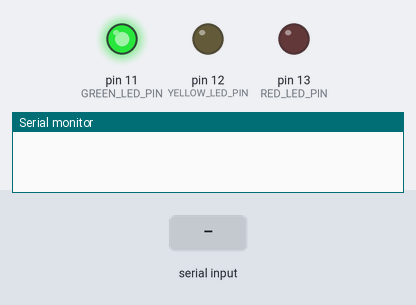
A sketch run on a simulated Arduino Uno, built with avr-gcc and run on an emulated ATmega328P. Shown: output pins drawn as LEDs (lit = HIGH), the last lines printed to the serial monitor. The inputs (shaded band) are chosen by the test bench.

Above: at 1.2 s.
1.3 s: byte 104 (HAND_P) received over Serial
At 2.5 s:
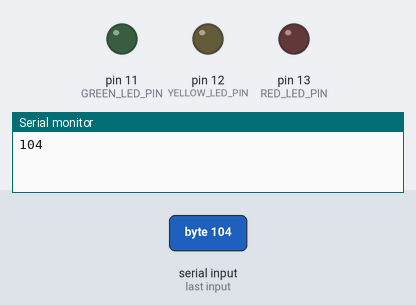
2.8 s: byte 114 (RED_P) received over Serial
At 3.7 s:
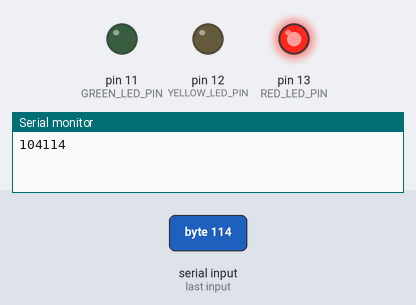
Timing chart, 0 to 5.8 s (numbered marks = the images above; inputs shaded):
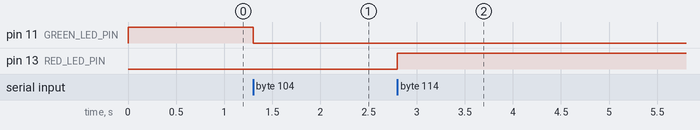

The sketch:

sketch.ino
```cpp
#define RED_LED_PIN 13
#define GREEN_LED_PIN 11
#define YELLOW_LED_PIN 12

#define HAND_P 'h'
#define AUTO_P 'a'
#define GREEN_P 'g'
#define RED_P 'r'


unsigned timing=0;
bool led_status = LOW;

int period[4]={10000,1000,10000,1000};
int color[4]={GREEN_LED_PIN,YELLOW_LED_PIN,RED_LED_PIN,YELLOW_LED_PIN};
int interval = 0;
int i=0;
int mode=0;


void setup() {
  Serial.begin(9600);
  pinMode(RED_LED_PIN, OUTPUT);
  pinMode(GREEN_LED_PIN, OUTPUT);
  pinMode(YELLOW_LED_PIN, OUTPUT);
};

void boss(){
  if (mode==0){
    if (millis()-timing>period[i]){
      if (color[i]==11&&millis()-timing<period[i]+2000){
        if (millis()-timing>period[i]+interval){
          if (led_status==LOW){
            digitalWrite(color[i],LOW);
            led_status=HIGH;
            interval+=500;
          }
          else{
            Serial.print(i);
            digitalWrite(color[i],HIGH);
            led_status=LOW;
            interval+=500;
          }
        }
      }
      else{
        interval=0;
        timing=millis();
        digitalWrite(color[i],LOW);
        i=i+1;
        if (i==4){
          i=0;
        };
      }
    }
    else{
      digitalWrite(color[i],HIGH);
    }
  }
};
void handmode() {
  if (mode == 1) {
    if (millis()-timing>60000){
      digitalWrite(color[0], LOW);
      digitalWrite(color[1], LOW);
      digitalWrite(color[2], LOW);
      mode = 0;
    }
  }
 if (Serial.available() > 0) {
  byte cmd = Serial.read();
  Serial.print(cmd); // Вывод полученного символа
  if (mode == 1) {
    timing=millis();
   if (cmd == AUTO_P) {
    mode = 0;
    digitalWrite(color[0], LOW);
    digitalWrite(color[1], LOW);
    digitalWrite(color[2], LOW);
   } else if (cmd == GREEN_P) {
    digitalWrite(color[0], HIGH);
    digitalWrite(color[1], LOW);
    digitalWrite(color[2], LOW);
   } else if (cmd == RED_P) {
    digitalWrite(color[0], LOW);
    digitalWrite(color[1], LOW);
    digitalWrite(color[2], HIGH);
   } else {
    Serial.println("Unknown command");
   }
  }
  if (mode == 0) {
   if (cmd == HAND_P) {
    timing=millis();
    mode = 1;
    digitalWrite(color[0], LOW);
    digitalWrite(color[1], LOW);
    digitalWrite(color[2], LOW);
   } else {
    Serial.println("Unknown command");
   }
  }
 }
}
void loop() {
  boss();
  handmode();
};
```

Measured:
- after the input at 1.3 s, pin 11 (GREEN_LED_PIN): HIGH → LOW at once
- after the input at 2.8 s, pin 13 (RED_LED_PIN): LOW → HIGH at once
